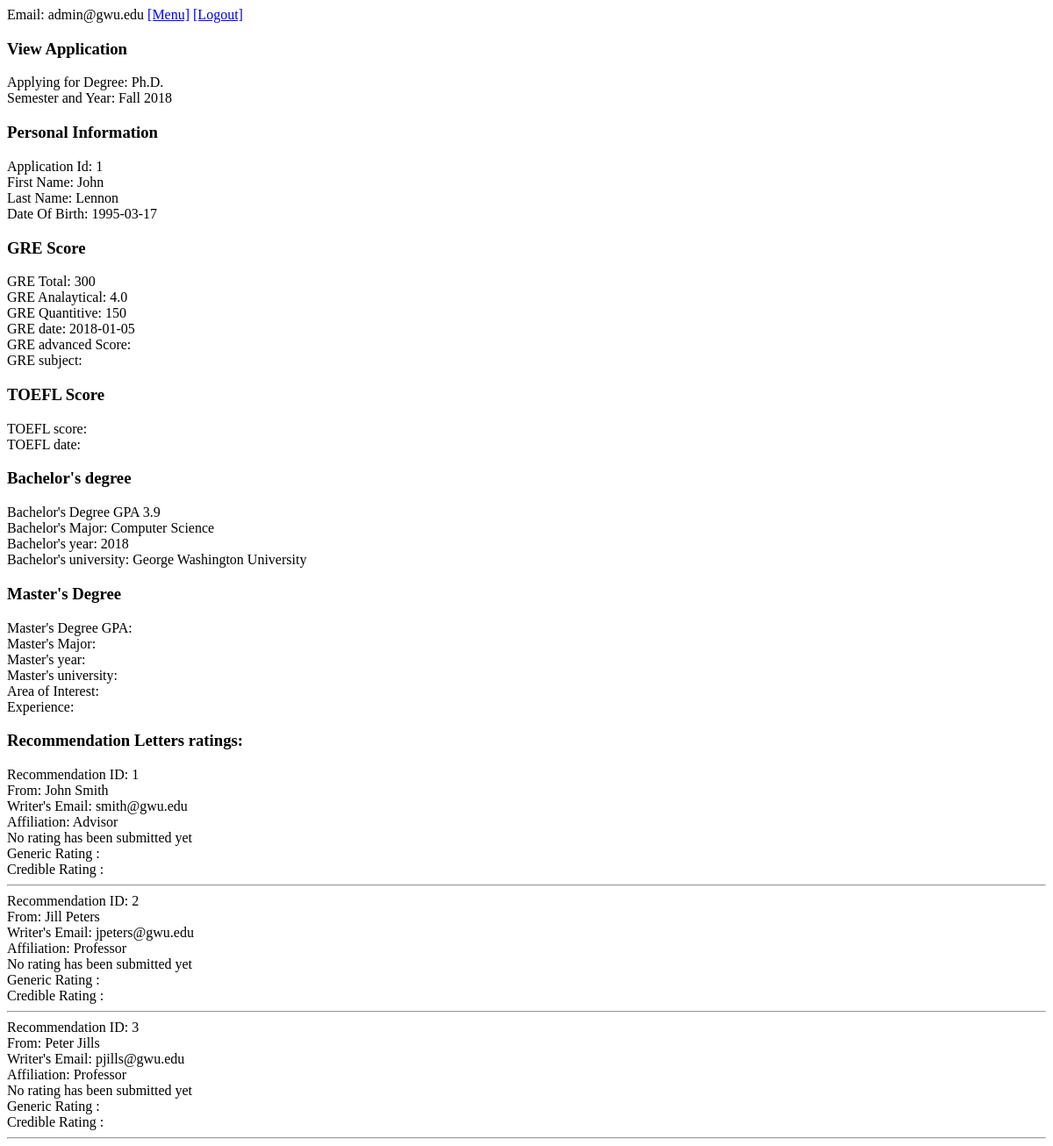
Screenshot of /public_html/view-application.php?viewapplication=1 (signed in) with the database file from the repository.
### tables this page shows
CREATE TABLE application 
  ( 
     id               INT NOT NULL PRIMARY KEY AUTO_INCREMENT, 
     email            VARCHAR(254) NOT NULL, 
     reviewerusername VARCHAR(254), 
     status           VARCHAR(20) NOT NULL, 
     finaldecision    INT NOT NULL, 
     semester         VARCHAR(10), 
     year             YEAR 
  );

CREATE TABLE academicinfo 
  ( 
     degreeapplyingfor VARCHAR(30), 
     gretotal          INT CHECK (GREtotal >= 0 AND GREtotal <= 340), 
     greverbal         INT CHECK (GREverbal >= 130 AND GREverbal <= 170), 
     greanalytical     DECIMAL(2,1) CHECK (GREanalytical >= 0 AND GREanalytical <= 6), 
     grequantitive     INT CHECK (GREquantitive >= 130 AND GREquantitive <= 170), 
     gredate           DATE, 
     greadvscore       INT CHECK (GREadvScore >= 0 AND GREadvScore <= 1000), 
     gresubj           VARCHAR(30), 
     greadvdate        DATE, 
     toeflscore        INT, 
     toefldate         DATE, 
     bachgpa           VARCHAR(4), 
     bachmajor         VARCHAR(30), 
     bachyear          YEAR, 
     bachuni           VARCHAR(30), 
     masgpa            VARCHAR(4), 
     masmajor          VARCHAR(30), 
     masyear           YEAR, 
     masuni            VARCHAR(30), 
     areaofint         VARCHAR(300), 
     experience        VARCHAR(300), 
     applicationid     INT NOT NULL PRIMARY KEY, 
     FOREIGN KEY (applicationid) REFERENCES application(id) 
  );

CREATE TABLE personalinfo 
  ( 
     firstname         VARCHAR(30), 
     lastname          VARCHAR(30), 
     dob               DATE, 
     address           VARCHAR (100), 
     ssn               VARCHAR (11),
     applicationid     INT NOT NULL PRIMARY KEY, 
     FOREIGN KEY (applicationid) REFERENCES application(id) 
  );

CREATE TABLE recommendation 
  ( 
     applicationid    INT NOT NULL, 
     recommendationid INT NOT NULL PRIMARY KEY AUTO_INCREMENT, 
     writername       VARCHAR(30), 
     writeremail      VARCHAR(254), 
     affiliation      VARCHAR(30), 
     rating           INT CHECK (Rating >= 1 AND Rating <= 6), 
     genericrating    BOOLEAN, 
     crediblerating   BOOLEAN, 
     FOREIGN KEY (applicationid) REFERENCES application(id) 
  );

### public_html/view-application.php (the view, shortened to what this page needs)
<html>
<head>
    <link rel="stylesheet" href="style.css">
</head>
<body>
<?php
include 'header.php';
?>
<h3>View Application</h3>
<?php
if (isset($_GET['viewapplication'])) {
    $query = "SELECT * FROM application, academicinfo, personalinfo  WHERE application.id=academicinfo.applicationid AND application.id=personalinfo.applicationid AND application.id='" . $_SESSION['currentappid'] . "'";
    $result = mysqli_query($connection, $query);
    if (mysqli_num_rows($result) > 0) {
        while ($row = mysqli_fetch_assoc($result)) {
          echo "Applying for Degree: ".$row['degreeapplyingfor']."<br>";
          echo "Semester and Year: ". $row["semester"]."";
          echo "  ".$row["year"]."<br>";
          echo "<h3> Personal Information </h3>";
            echo "Application Id:   " . $row["applicationid"] . "<br>";
            echo "First Name:   " . $row["firstname"] . "<br>";
            echo "Last Name:   " . $row["lastname"] . "<br>";
            echo "Date Of Birth:   " . $row["dob"] . "<br>";
            echo "<h3> GRE Score </h3>";
            echo "GRE Total:   " . $row["gretotal"] . "<br>";
            echo "GRE Analaytical:   " . $row["greanalytical"] . "<br>";
            echo "GRE Quantitive:   " . $row["grequantitive"] . "<br>";
            echo "GRE date:   " . $row["gredate"] . "<br>";
            echo "GRE advanced Score:   " . $row["greadvscore"] . "<br>";
            echo "GRE subject:   " . $row["gresubj"] . "<br>";
            echo "<h3> TOEFL Score </h3>";
            echo "TOEFL score:   " . $row["toeflscore"] . "<br>";
            echo "TOEFL date:   " . $row["toefldate"] . "<br>";
            echo "<h3> Bachelor's degree </h3>";
            echo "Bachelor's Degree GPA  " . $row["bachgpa"] . "<br>";
            echo "Bachelor's Major:   " . $row["bachmajor"] . "<br>";
            echo "Bachelor's year:   " . $row["bachyear"] . "<br>";
            echo "Bachelor's university:   " . $row["bachuni"] . "<br>";
            echo "<h3> Master's Degree </h3>";
            echo "Master's Degree GPA:   " . $row["masgpa"] . "<br>";
            echo "Master's Major:   " . $row["masmajor"] . "<br>";
            echo "Master's year:   " . $row["masyear"] . "<br>";
            echo "Master's university:   " . $row["masuni"] . "<br>";
            echo "Area of Interest:   " . $row["areaofint"] . "<br>";
            echo "Experience:   " . $row["experience"] . "<br>";
        }
    }
    echo "<h3>Recommendation Letters ratings: </h3>";
    $checklettersquery = "SELECT * FROM recommendation WHERE applicationid='" . $_SESSION['currentappid'] . "' ";
    $checkresult       = mysqli_query($connection, $checklettersquery);
    if (mysqli_num_rows($checkresult) > 0) {
        while ($row = mysqli_fetch_assoc($checkresult)) {
            echo "Recommendation ID: " . $row['recommendationid'] . "<br>";
            echo "From: " . $row['writername'] . "<br>";
            echo "Writer's Email: " . $row['writeremail'] . "<br>";
            echo "Affiliation: " . $row['affiliation'] . "<br>";
            if ($row['rating'] == NULL) {
                echo "No rating has been submitted yet<br>";
            } else {
                echo "Rating : " . $row['rating'] . "<br>";
            }
                echo "Generic Rating : " . $row['genericrating'] . "<br>";
                echo "Credible Rating : " . $row['crediblerating'] . "<br>";
            echo "<hr>";
        }
    } else {
        echo "no rating has been submitted for this letter";
    }
}
?>
</body>
</html>

### public_html/header.php (shortened to what this page needs)
<html lang="en-US">
<head>
<body>
<?php
$home_pages = array(
	"Applicant" => "applicant-home.php",
	"System Administrator" => "admin-home.php",
	"Grad Secretary" => "gs-home.php",
	"Faculty Reviewer" => "reviewer-home.php",
	"CAC" => "cac-home.php",
);
$home_page = $home_pages[$_SESSION["type"]];
?>
</body>
<head>
Email: <?php echo $_SESSION["email"]; ?>
<?php echo " <a href=\"{$home_page}\">[Menu]</a> " ?>
<a href="logout.php">[Logout]</a><br/>
</head>
</html>

### public_html/style.css (style rules this page uses)
body { font-family: verdana; }

### rows the page displays
application: academicinfo.degreeapplyingfor "Ph.D.", semester "Fall", year "2018", personalinfo.applicationid "1", personalinfo.firstname "John", personalinfo.lastname "Lennon", personalinfo.dob "1995-03-17", academicinfo.gretotal "300", academicinfo.greanalytical "4.0", academicinfo.grequantitive "150", academicinfo.gredate "2018-01-05", academicinfo.bachgpa "3.9", academicinfo.bachmajor "Computer Science", academicinfo.bachyear "2018", academicinfo.bachuni "George Washington University"
recommendation: recommendationid "1", writername "John Smith", writeremail "smith@gwu.edu", affiliation "Advisor", shows "No rating has been submitted yet"
recommendation: recommendationid "2", writername "Jill Peters", writeremail "jpeters@gwu.edu", affiliation "Professor", shows "No rating has been submitted yet"
recommendation: recommendationid "3", writername "Peter Jills", writeremail "pjills@gwu.edu", affiliation "Professor", shows "No rating has been submitted yet"

### other values shown
$_SESSION["email"] "admin@gwu.edu"
